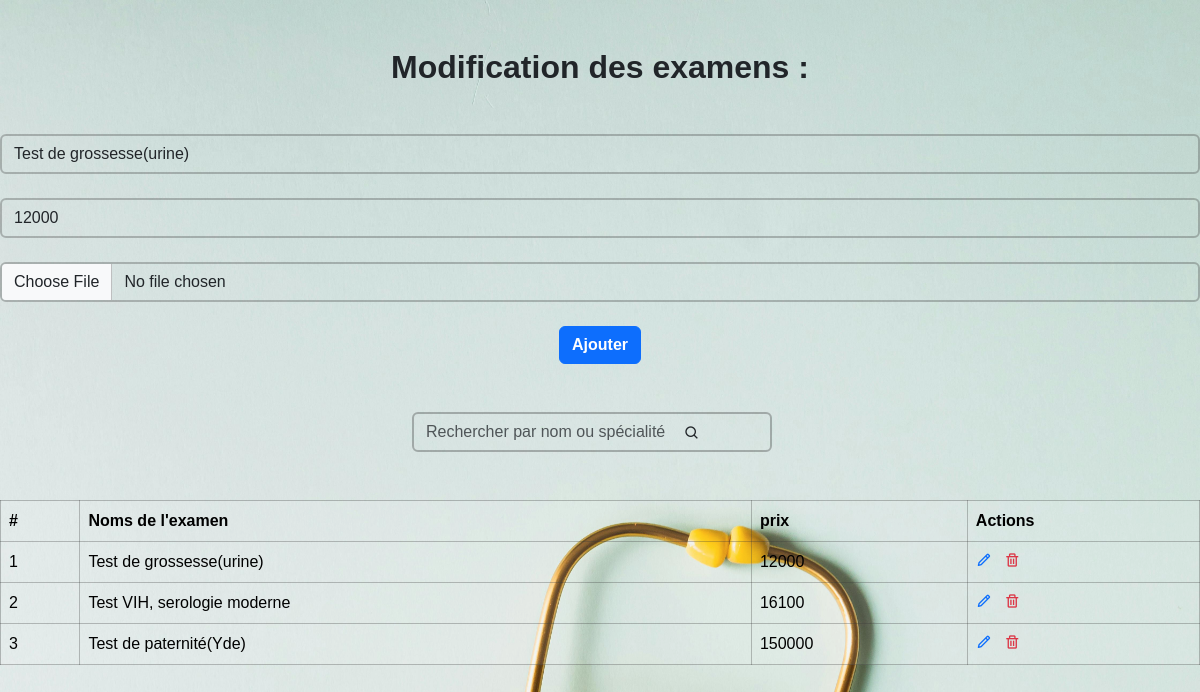
Page /update_exam/1/ (signed in) on the committed database.
### teleconsult_app/models.py (models this page shows)
class Exams(models.Model):
    nom = models.CharField(max_length=100)
    prix = models.IntegerField()
    photo = models.ImageField(upload_to='images/')
    deplacement = models.IntegerField(blank=True, default=0)
    total = models.IntegerField(default=0)

### teleconsult_app/views.py (the view, shortened to what this page needs)
# urls.py: path("update_exam/<int:id>/", views.add_or_update_exams, name="update_exam"),
@user_passes_test(admin_required)
def add_or_update_exams(request, id=None):
    if id:  # Si un ID est passé, on récupère l'examen pour la modification
        exam = Exams.objects.get(id=id)
    else:  # Sinon, c'est un ajout
        exam = None
    exams = Exams.objects.all()
    return render(request, 'ajout_exam.html', {'exams': exams, 'exam': exam})

### teleconsult_app/views.py (called while the page is built)
def admin_required(user):
    return user.is_superuser

### teleconsult_app/templates/ajout_exam.html (shortened to what this page needs)
{% load static %}
<!DOCTYPE html>
<html lang="en">
<head>
    <link rel="stylesheet" href="{% static 'css/ajout_exam.css' %}">
    <link rel="stylesheet" href="{% static 'css/bootstrap.min.css' %}">
    <link href='https://unpkg.com/boxicons@2.1.4/css/boxicons.min.css' rel='stylesheet'>
</head>
<body>
    <h2 class="text-center mb-5 mt-5 fw-bold">
    {% if exam %}
        Modification des examens :
    {%else%}
        Ajout des examens :
    {% endif %}
    </h2>
    <form action="{% if exam %}{% url 'update_exam' exam.id %}{% else %}{% url 'add_exam' %}{% endif %}" method="POST">
        <div class="mb-3">
            <input type="text" id="nomInput" placeholder="Nom de l'examen" class="form-control" name="nom" value="{{exam.nom}}">
            <input type="text" id="prixInput" placeholder="prix" class="form-control mt-4" name="prix" value="{{exam.prix}}">
            <input class="form-control mt-4" id="formFileLg" type="file" name="photo" placeholder="Photo de profil" value="{{exam.photo}}" >
            <button class="btn btn-primary mt-4 d-grid mx-auto fw-bold" type="submit">
            {% if medecin %}
                modifier
            {%else%}
                Ajouter
            {% endif %}
            </button>
        </div>
    </form>
    <div class="mb-2 mt-5 input-box">
        <input type="text" id="searchInput" class="form-control searchbar d-grid mx-auto" placeholder="Rechercher par nom ou spécialité">
        <i class='bx bx-search'></i>
    </div>
    <table class="table mt-5 mb-5" id="cardContainer">
        <thead>
            <tr>
                <th scope="col">#</th>
                <th scope="col">Noms de l'examen</th>
                <th scope="col">prix</th>
                <th scope="col">Actions</th>
            </tr>
        </thead>
        <tbody id="tbodyContainer">
            {% for exam in exams %}
                <tr>
                    <td>{{ exam.id }}</td>
                    <td>{{ exam.nom }}</td>
                    <td>{{ exam.prix }}</td>
                    <td>
                        <span><a href="{% url 'update_exam' exam.id %}"><i class="bx bx-pencil icon me-2"></i></a></span>
                        <span><a href="{% url 'delete_exam' exam.id %}" class="text-danger"><i class="bx bx-trash icon"></i></a></span>
                    </td>
                </tr>
            {% endfor %}
        </tbody>
    </table>
</body>
</html>

### teleconsult_app/static/css/ajout_exam.css (style rules this page uses)
* { margin: 0; padding: 0; box-sizing: border-box; font-family: "poppins", sans-serif; }
.icon { cursor: pointer; }
body { background-image: url(../images/pexels-karolina-grabowska-4386464.jpg); background-size: cover; background-attachment: fixed; }
table { background-color: rgba(255, 255, 255, 0) !important; }
th, td { background-color: rgba(255, 255, 255, 0.1) !important; border: 1px solid rgba(59, 59, 59, 0.3) !important; color: #fff; }
th { font-weight: bold !important; }
tbody { background-color: rgba(255, 255, 255, 0) !important; }
.mb-3 input { background: transparent !important; border: 2px solid rgba(59, 59, 59, 0.3); }
.searchbar { width: 30% !important; }
.input-box input { background: transparent; border: 2px solid rgba(36, 35, 35, 0.3); }
.input-box { display: flex; flex-direction: row; }
.bx-search:before { position: relative; right: 500px; top: 13px; content: "\ebf7"; }

### rows in the picture
Exams: nom "Test de grossesse(urine)", prix "12000", id "1"
Exams: id "2", nom "Test VIH, serologie moderne", prix "16100"
Exams: id "3", nom "Test de paternité(Yde)", prix "150000"
